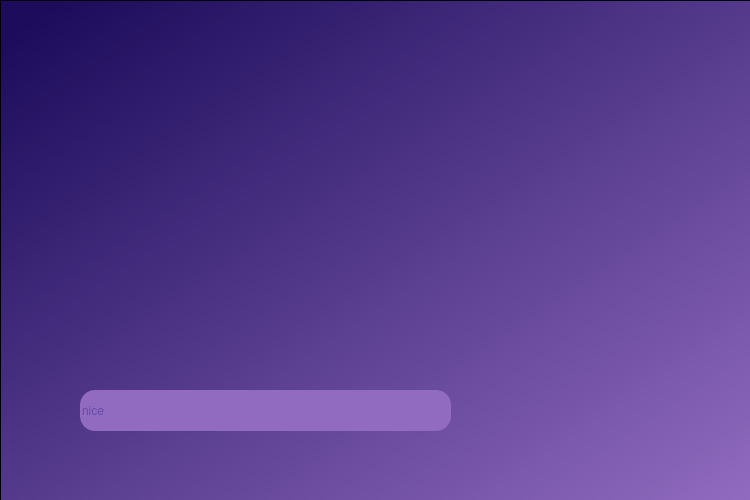
<?xml version="1.0" encoding="UTF-8"?>
<ui version="4.0">
 <class>Form</class>
 <widget class="QWidget" name="Form">
  <property name="geometry">
   <rect>
    <x>0</x>
    <y>0</y>
    <width>750</width>
    <height>500</height>
   </rect>
  </property>
  <property name="sizePolicy">
   <sizepolicy hsizetype="Fixed" vsizetype="Fixed">
    <horstretch>0</horstretch>
    <verstretch>0</verstretch>
   </sizepolicy>
  </property>
  <property name="minimumSize">
   <size>
    <width>750</width>
    <height>500</height>
   </size>
  </property>
  <property name="maximumSize">
   <size>
    <width>750</width>
    <height>500</height>
   </size>
  </property>
  <property name="windowTitle">
   <string>Form</string>
  </property>
  <property name="styleSheet">
   <string notr="true">QPushButton{
font: 20pt &quot;Consolas&quot;;
background-color:rgb(201, 150, 204);
border-radius:15px;
border-color: rgb(84, 255, 5);
color:rgb(28, 12, 91);
}

QFrame{background-color: qlineargradient(spread:pad, x1:0, y1:0, x2:1, y2:1, stop:0 rgb(28, 12, 91), stop:0.041 rgb(28, 12, 91), stop:1 rgb(145, 107, 191));;}
</string>
  </property>
  <widget class="QStackedWidget" name="pager">
   <property name="geometry">
    <rect>
     <x>0</x>
     <y>0</y>
     <width>751</width>
     <height>501</height>
    </rect>
   </property>
   <property name="currentIndex">
    <number>0</number>
   </property>
   <widget class="QWidget" name="welcome_page_3">
    <widget class="QFrame" name="frame">
     <property name="geometry">
      <rect>
       <x>0</x>
       <y>0</y>
       <width>751</width>
       <height>501</height>
      </rect>
     </property>
     <property name="frameShape">
      <enum>QFrame::StyledPanel</enum>
     </property>
     <property name="frameShadow">
      <enum>QFrame::Raised</enum>
     </property>
     <widget class="QLineEdit" name="lineInput">
      <property name="geometry">
       <rect>
        <x>80</x>
        <y>390</y>
        <width>371</width>
        <height>41</height>
       </rect>
      </property>
      <property name="styleSheet">
       <string notr="true">font: 20pt &quot;Consolas&quot;;
background-color:rgb(145, 107, 191);
border-radius:15px;
border-color: rgb(84, 255, 5);
color: rgb(61, 44, 141);</string>
      </property>
      <property name="placeholderText">
       <string>nice</string>
      </property>
     </widget>
    </widget>
   </widget>
  </widget>
 </widget>
 <resources/>
 <connections/>
</ui>
